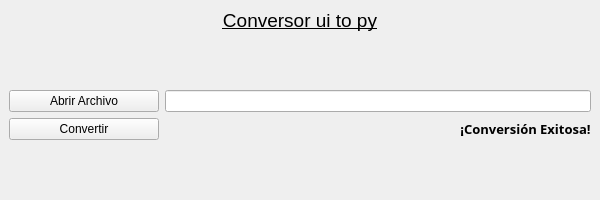
<?xml version="1.0" encoding="UTF-8"?>
<ui version="4.0">
 <class>MainWindow</class>
 <widget class="QMainWindow" name="MainWindow">
  <property name="geometry">
   <rect>
    <x>0</x>
    <y>0</y>
    <width>600</width>
    <height>200</height>
   </rect>
  </property>
  <property name="minimumSize">
   <size>
    <width>600</width>
    <height>200</height>
   </size>
  </property>
  <property name="maximumSize">
   <size>
    <width>600</width>
    <height>200</height>
   </size>
  </property>
  <property name="windowTitle">
   <string>Conversor de ui a py</string>
  </property>
  <widget class="QWidget" name="centralwidget">
   <layout class="QVBoxLayout" name="verticalLayout_2">
    <item>
     <layout class="QVBoxLayout" name="verticalLayout">
      <item>
       <widget class="QLabel" name="label">
        <property name="font">
         <font>
          <pointsize>14</pointsize>
          <weight>50</weight>
          <bold>false</bold>
          <underline>true</underline>
         </font>
        </property>
        <property name="text">
         <string>Conversor ui to py</string>
        </property>
        <property name="alignment">
         <set>Qt::AlignCenter</set>
        </property>
       </widget>
      </item>
      <item>
       <spacer name="verticalSpacer_2">
        <property name="orientation">
         <enum>Qt::Vertical</enum>
        </property>
        <property name="sizeHint" stdset="0">
         <size>
          <width>20</width>
          <height>40</height>
         </size>
        </property>
       </spacer>
      </item>
      <item>
       <layout class="QHBoxLayout" name="horizontalLayout">
        <item>
         <widget class="QPushButton" name="bt_abrir">
          <property name="minimumSize">
           <size>
            <width>150</width>
            <height>0</height>
           </size>
          </property>
          <property name="maximumSize">
           <size>
            <width>150</width>
            <height>16777215</height>
           </size>
          </property>
          <property name="text">
           <string>Abrir Archivo</string>
          </property>
         </widget>
        </item>
        <item>
         <widget class="QLineEdit" name="txt_direccion">
          <property name="readOnly">
           <bool>true</bool>
          </property>
         </widget>
        </item>
       </layout>
      </item>
      <item>
       <layout class="QHBoxLayout" name="horizontalLayout_2">
        <item>
         <widget class="QPushButton" name="bt_convertir">
          <property name="minimumSize">
           <size>
            <width>150</width>
            <height>0</height>
           </size>
          </property>
          <property name="maximumSize">
           <size>
            <width>150</width>
            <height>16777215</height>
           </size>
          </property>
          <property name="text">
           <string>Convertir</string>
          </property>
         </widget>
        </item>
        <item>
         <spacer name="horizontalSpacer">
          <property name="orientation">
           <enum>Qt::Horizontal</enum>
          </property>
          <property name="sizeHint" stdset="0">
           <size>
            <width>40</width>
            <height>20</height>
           </size>
          </property>
         </spacer>
        </item>
        <item>
         <widget class="QLabel" name="lbl_mensaje">
          <property name="font">
           <font>
            <family>Arial Black</family>
            <pointsize>10</pointsize>
            <weight>75</weight>
            <bold>true</bold>
           </font>
          </property>
          <property name="text">
           <string>¡Conversión Exitosa!</string>
          </property>
          <property name="alignment">
           <set>Qt::AlignCenter</set>
          </property>
         </widget>
        </item>
       </layout>
      </item>
      <item>
       <spacer name="verticalSpacer">
        <property name="orientation">
         <enum>Qt::Vertical</enum>
        </property>
        <property name="sizeHint" stdset="0">
         <size>
          <width>20</width>
          <height>40</height>
         </size>
        </property>
       </spacer>
      </item>
     </layout>
    </item>
   </layout>
  </widget>
 </widget>
 <resources/>
 <connections/>
</ui>
